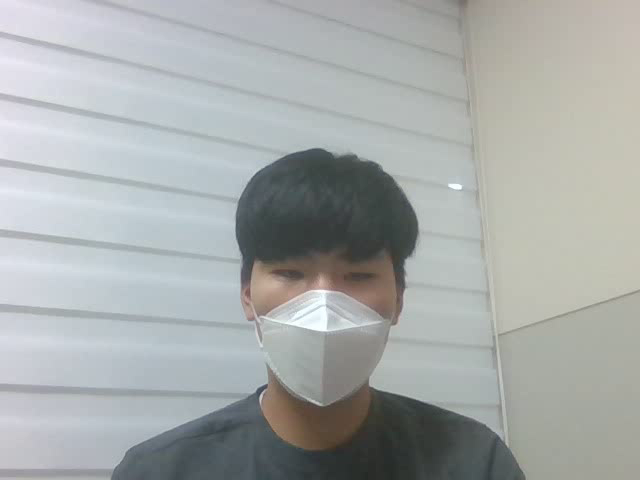
#> input picture frame 0 of Touch_Name_Tag/Raspberry_PI/20210902_NameTec_test/RealCheck_92.avi, 640 x 480 px, given in place of the camera
$ python Making_TrainSet.py
#> lines starting #> are read from the running program, lines starting #| are printed output that depends on the picture; after the words box and inside, x2 and y2 are one past the last pixel; in counts of white or black regions, pixels touching at a corner belong together
import cv2 as cv
import numpy as np
import csv
from datetime import datetime


def nothing(x):
    pass

color = [ 83 , 89 , 105]

one_pixel = np.uint8([[color]])
hsv = cv.cvtColor(one_pixel, cv.COLOR_BGR2HSV)
hsv = hsv[0][0]
threshold = 60
lower_blue1 = np.array([hsv[0], threshold, threshold])
upper_blue1 = np.array([180, 255, 255])
lower_blue2 = np.array([0, threshold, threshold])
upper_blue2 = np.array([hsv[0]+10-180, 255, 255])
lower_blue3 = np.array([hsv[0]-10, threshold, threshold])
upper_blue3 = np.array([hsv[0], 255, 255])

cv.namedWindow('img_color')
cv.namedWindow('img_result')

videoname = 'MakingDataSet_' + str(datetime.today().month) + str(datetime.today().day) + '.avi'
cam = cv.VideoWriter(videoname,cv.VideoWriter_fourcc('D', 'I', 'V', 'X'),25,(640,480))
cap = cv.VideoCapture(1)


TrainSetName = 'Train_Dataset_'+ str(datetime.today().month) + str(datetime.today().day)+ '.csv'
TestSetName = 'Test_Dataset_'+ str(datetime.today().month) + str(datetime.today().day)+ '.csv'

f = open(TestSetName,'w', newline='')
b_number = 0

while(True):
    wr = csv.writer(f)
    ret,img_color = cap.read()
#> img_color is the input picture: shape (480, 640, 3); mean B, G, R 169.7, 170.8, 166.9
    height, width = img_color.shape[:2]
#> height = 480; width = 640
    #print(img_color.shape[:2])
    img_color = cv.resize(img_color, (width, height), interpolation=cv.INTER_AREA)

    # 원본 영상을 HSV 영상으로 변환합니다.
    img_hsv = cv.cvtColor(img_color, cv.COLOR_BGR2HSV)
#> img_hsv: shape (480, 640, 3); mean H, S, V 75, 18.8, 174.5

    # 범위 값으로 HSV 이미지에서 마스크를 생성합니다.
    img_mask1 = cv.inRange(img_hsv, lower_blue1, upper_blue1)
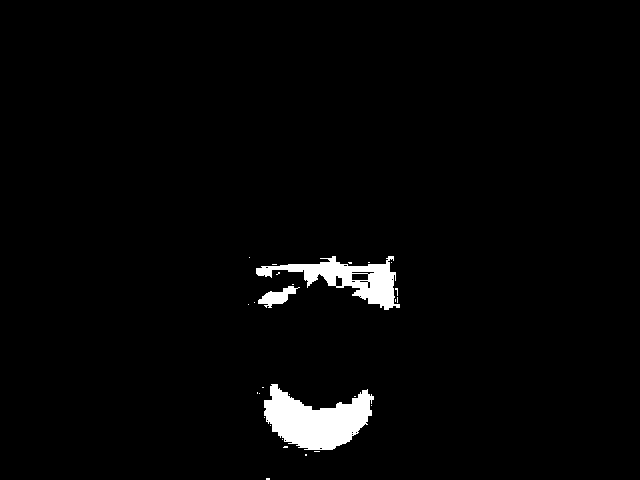
#> img_mask1: shape (480, 640); 2.5% white; 28 white regions (25 under 20 px), largest, box (x1, y1, x2, y2) and area: (264, 384, 374, 450) 4310, (256, 256, 400, 310) 2774, (258, 286, 300, 308) 411
    img_mask2 = cv.inRange(img_hsv, lower_blue2, upper_blue2)
#> img_mask2: shape (480, 640); every value is 0
    img_mask3 = cv.inRange(img_hsv, lower_blue3, upper_blue3)
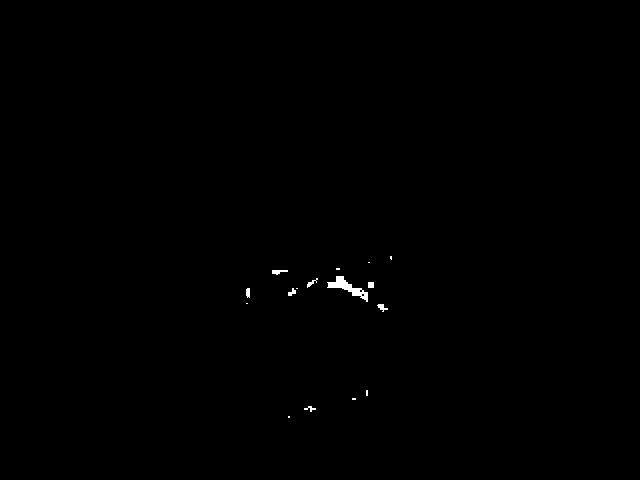
#> img_mask3: shape (480, 640); 0.22% white; 16 white regions (8 under 20 px), largest, box (x1, y1, x2, y2) and area: (327, 276, 368, 302) 345, (272, 270, 288, 275) 50, (377, 304, 388, 312) 44
    img_mask = img_mask1 | img_mask2 | img_mask3
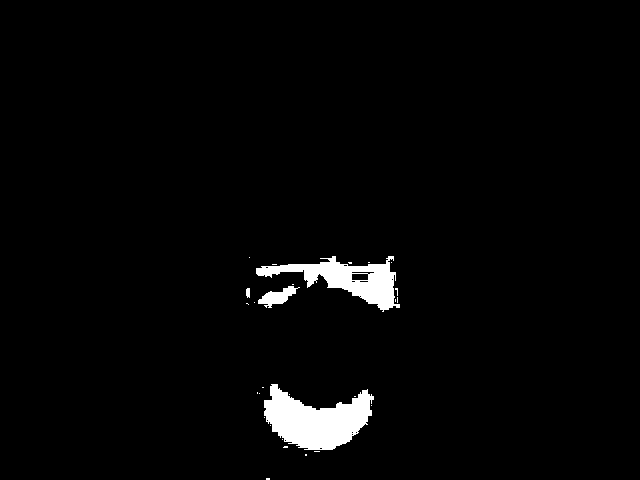
#> img_mask: shape (480, 640); 2.6% white; 28 white regions (24 under 20 px), largest, box (x1, y1, x2, y2) and area: (264, 384, 374, 450) 4318, (256, 256, 400, 312) 3018, (258, 286, 300, 308) 419, (246, 288, 250, 298) 36

    kernel = np.ones((11,11), np.uint8)
    img_mask = cv.morphologyEx(img_mask, cv.MORPH_OPEN, kernel)
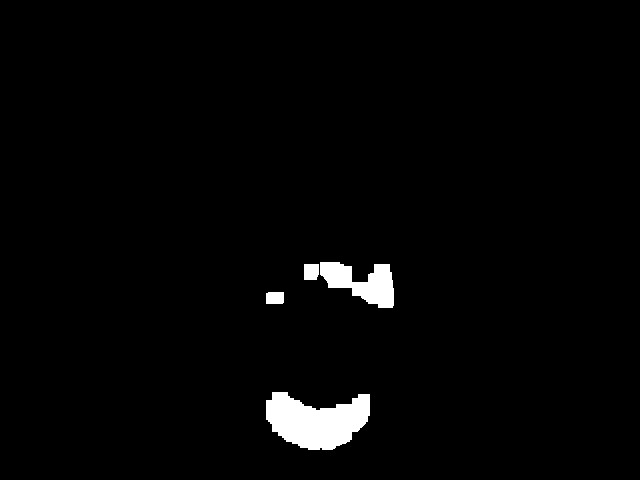
#> img_mask: shape (480, 640); 2.1% white; 4 white regions, box (x1, y1, x2, y2) and area: (266, 392, 370, 450) 4098, (320, 262, 394, 308) 1957, (304, 264, 319, 280) 232, (266, 292, 284, 304) 213
    img_mask = cv.morphologyEx(img_mask, cv.MORPH_CLOSE, kernel)
#> img_mask: shape (480, 640); 2.1% white; 3 white regions, box (x1, y1, x2, y2) and area: (266, 392, 370, 450) 4110, (304, 262, 394, 308) 2230, (266, 292, 284, 304) 213

    # 마스크 이미지로 원본 이미지에서 범위값에 해당되는 영상 부분을 획득합니다.
    img_result = cv.bitwise_and(img_color, img_color, mask=img_mask)
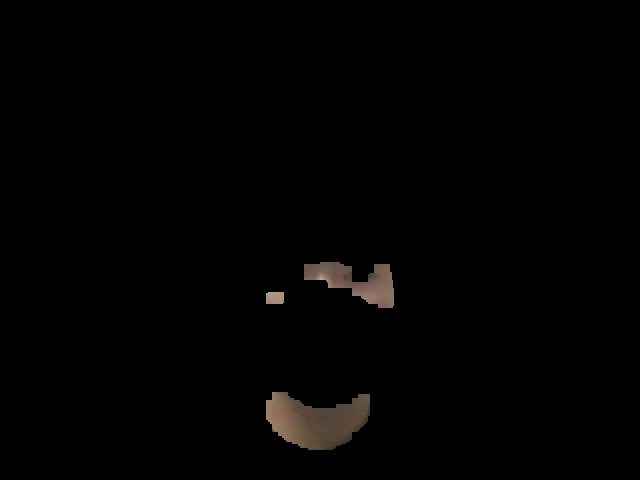
#> img_result: shape (480, 640, 3); mean B, G, R 1.6, 1.9, 2.4


    numOfLabels, img_label, stats, centroids = cv.connectedComponentsWithStats(img_mask)
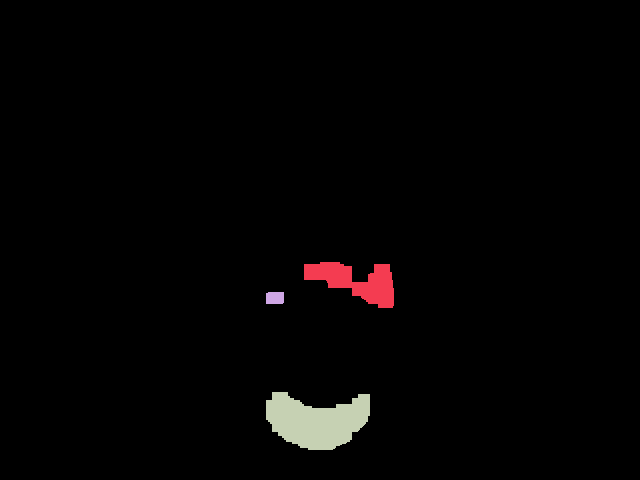
#> img_label: shape (480, 640) int32; 4 distinct labels, from 0 to 3; one colour per label, 0 black
#> numOfLabels = 4; stats = [[0, 0, 640, 480, 300647], [304, 262, 90, 46, 2230], [266, 292, 18, 12, 213], [266, 392, 104, 58, 4110]]; centroids = [[319.3, 236.7], [355.7, 281.1], [274.5, 297.5], [316.1, 420.8]]
    key = cv.waitKey(1)
#> (key Esc is pressed here)
    for idx, centroid in enumerate(centroids):
        if stats[idx][0] == 0 and stats[idx][1] == 0:
            continue

        if np.any(np.isnan(centroid)):
            continue

        x,y,width,height,area = stats[idx]
        # centerX,centerY = int(centroid[0]), int(centroid[1])
        # print(centerX, centerY)
        # print(area)

        centerX,centerY = int(centroid[0]), int(centroid[1])

        # [5 lines of commented-out code are left out]


        if  450 > height > 60:
            if 360 > width > 40:
                if key == ord(' '):
                    b_number = input("해당되는 번호를 누르세요\n")
                    key = key = cv.waitKey(1)
                wr.writerow([centerX,centerY,width,height,area,b_number])
                #print(centerX, centerY)
                # print(height)
                cv.putText(img_color,'X : ' + str(centerX), (10, 20), cv.FONT_HERSHEY_SIMPLEX, 0.5, (0, 0, 0), 1, lineType=cv.LINE_AA)
                cv.putText(img_color,'Y : ' + str(centerY), (10, 50), cv.FONT_HERSHEY_SIMPLEX, 0.5, (0, 0, 0), 1, lineType=cv.LINE_AA)
                cv.putText(img_color,'Area : ' + str(area), (10, 80), cv.FONT_HERSHEY_SIMPLEX, 0.5, (0, 0, 0), 1, lineType=cv.LINE_AA)
                cv.circle(img_color, (centerX, centerY), 10, (0,0,255), 10)
                cv.rectangle(img_color, (x,y), (x+width,y+height), (0,0,255))
#> this loop made 4 passes
#> (centroid, x, y, width, height, area, centerX, centerY) on passes 2 to 4: ([355.7, 281.1], 304, 262, 90, 46, 2230, 355, 281), ([274.5, 297.5], 266, 292, 18, 12, 213, 274, 297), ([316.1, 420.8], 266, 392, 104, 58, 4110, 316, 420)
#> after the loop, b_number = 0; key = 27

    cam.write(img_color)
    cv.imshow('img_color', img_color)
    #cv.imshow('img_mask', img_mask)
    cv.imshow('img_result', img_result)

    # ESC 키누르면 종료
    if cv.waitKey(1) & 0xFF == 27:
#> (key Esc is pressed here)
        cam.release()
        f.close()
        print('영상을 종료합니다. 녹화가 진행되었습니다.')
        break

cv.destroyAllWindows()
